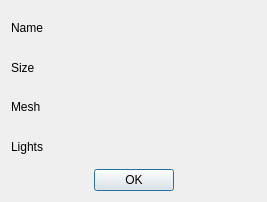
<?xml version="1.0" encoding="UTF-8"?>
<ui version="4.0">
 <class>Infos</class>
 <widget class="QDialog" name="Infos">
  <property name="windowModality">
   <enum>Qt::ApplicationModal</enum>
  </property>
  <property name="geometry">
   <rect>
    <x>0</x>
    <y>0</y>
    <width>267</width>
    <height>202</height>
   </rect>
  </property>
  <property name="windowTitle">
   <string>Map infos</string>
  </property>
  <property name="windowIcon">
   <iconset resource="icons/icons.qrc">
    <normaloff>:/icons/dialog-info.png</normaloff>:/icons/dialog-info.png</iconset>
  </property>
  <property name="modal">
   <bool>true</bool>
  </property>
  <layout class="QGridLayout" name="gridLayout">
   <item row="0" column="0">
    <widget class="QLabel" name="label">
     <property name="text">
      <string>Name</string>
     </property>
    </widget>
   </item>
   <item row="0" column="1">
    <widget class="QLabel" name="map_name">
     <property name="text">
      <string/>
     </property>
    </widget>
   </item>
   <item row="1" column="0">
    <widget class="QLabel" name="label_3">
     <property name="text">
      <string>Size</string>
     </property>
    </widget>
   </item>
   <item row="1" column="1">
    <widget class="QLabel" name="map_size">
     <property name="text">
      <string/>
     </property>
    </widget>
   </item>
   <item row="2" column="0">
    <widget class="QLabel" name="label_5">
     <property name="text">
      <string>Mesh</string>
     </property>
    </widget>
   </item>
   <item row="2" column="1">
    <widget class="QLabel" name="map_meshs">
     <property name="text">
      <string/>
     </property>
    </widget>
   </item>
   <item row="3" column="0">
    <widget class="QLabel" name="label_7">
     <property name="text">
      <string>Lights</string>
     </property>
    </widget>
   </item>
   <item row="3" column="1">
    <widget class="QLabel" name="map_lights">
     <property name="text">
      <string/>
     </property>
    </widget>
   </item>
   <item row="4" column="0" colspan="2">
    <widget class="QDialogButtonBox" name="buttonBox">
     <property name="orientation">
      <enum>Qt::Horizontal</enum>
     </property>
     <property name="standardButtons">
      <set>QDialogButtonBox::Ok</set>
     </property>
     <property name="centerButtons">
      <bool>true</bool>
     </property>
    </widget>
   </item>
  </layout>
 </widget>
 <resources>
  <include location="icons/icons.qrc"/>
 </resources>
 <connections>
  <connection>
   <sender>buttonBox</sender>
   <signal>accepted()</signal>
   <receiver>Infos</receiver>
   <slot>accept()</slot>
   <hints>
    <hint type="sourcelabel">
     <x>248</x>
     <y>254</y>
    </hint>
    <hint type="destinationlabel">
     <x>157</x>
     <y>274</y>
    </hint>
   </hints>
  </connection>
  <connection>
   <sender>buttonBox</sender>
   <signal>rejected()</signal>
   <receiver>Infos</receiver>
   <slot>reject()</slot>
   <hints>
    <hint type="sourcelabel">
     <x>316</x>
     <y>260</y>
    </hint>
    <hint type="destinationlabel">
     <x>286</x>
     <y>274</y>
    </hint>
   </hints>
  </connection>
 </connections>
</ui>
